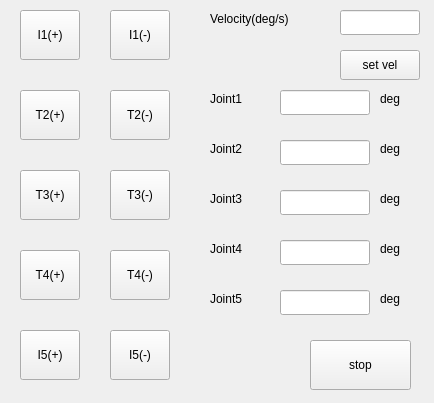
<?xml version="1.0" encoding="UTF-8"?>
<ui version="4.0">
 <class>Climbot5d_joint_control</class>
 <widget class="QWidget" name="Climbot5d_joint_control">
  <property name="geometry">
   <rect>
    <x>0</x>
    <y>0</y>
    <width>434</width>
    <height>403</height>
   </rect>
  </property>
  <property name="windowTitle">
   <string>climbot5d joint control</string>
  </property>
  <widget class="QPushButton" name="pushButton_5">
   <property name="geometry">
    <rect>
     <x>20</x>
     <y>250</y>
     <width>60</width>
     <height>50</height>
    </rect>
   </property>
   <property name="text">
    <string>T4(+)</string>
   </property>
   <property name="checkable">
    <bool>true</bool>
   </property>
  </widget>
  <widget class="QPushButton" name="pushButton_1">
   <property name="geometry">
    <rect>
     <x>20</x>
     <y>10</y>
     <width>60</width>
     <height>50</height>
    </rect>
   </property>
   <property name="text">
    <string>I1(+)</string>
   </property>
   <property name="checkable">
    <bool>true</bool>
   </property>
  </widget>
  <widget class="QPushButton" name="pushButton_4">
   <property name="geometry">
    <rect>
     <x>20</x>
     <y>170</y>
     <width>60</width>
     <height>50</height>
    </rect>
   </property>
   <property name="text">
    <string>T3(+)</string>
   </property>
   <property name="checkable">
    <bool>true</bool>
   </property>
  </widget>
  <widget class="QPushButton" name="pushButton_8">
   <property name="geometry">
    <rect>
     <x>110</x>
     <y>170</y>
     <width>60</width>
     <height>50</height>
    </rect>
   </property>
   <property name="text">
    <string>T3(-)</string>
   </property>
   <property name="checkable">
    <bool>true</bool>
   </property>
  </widget>
  <widget class="QPushButton" name="pushButton_2">
   <property name="geometry">
    <rect>
     <x>110</x>
     <y>10</y>
     <width>60</width>
     <height>50</height>
    </rect>
   </property>
   <property name="text">
    <string>I1(-)</string>
   </property>
   <property name="checkable">
    <bool>true</bool>
   </property>
  </widget>
  <widget class="QPushButton" name="pushButton_10">
   <property name="geometry">
    <rect>
     <x>110</x>
     <y>330</y>
     <width>60</width>
     <height>50</height>
    </rect>
   </property>
   <property name="text">
    <string>I5(-)</string>
   </property>
   <property name="checkable">
    <bool>true</bool>
   </property>
  </widget>
  <widget class="QPushButton" name="pushButton_7">
   <property name="geometry">
    <rect>
     <x>110</x>
     <y>90</y>
     <width>60</width>
     <height>50</height>
    </rect>
   </property>
   <property name="text">
    <string>T2(-)</string>
   </property>
   <property name="checkable">
    <bool>true</bool>
   </property>
  </widget>
  <widget class="QPushButton" name="pushButton_6">
   <property name="geometry">
    <rect>
     <x>20</x>
     <y>330</y>
     <width>60</width>
     <height>50</height>
    </rect>
   </property>
   <property name="text">
    <string>I5(+)</string>
   </property>
   <property name="checkable">
    <bool>true</bool>
   </property>
  </widget>
  <widget class="QPushButton" name="pushButton_3">
   <property name="geometry">
    <rect>
     <x>20</x>
     <y>90</y>
     <width>60</width>
     <height>50</height>
    </rect>
   </property>
   <property name="text">
    <string>T2(+)</string>
   </property>
   <property name="checkable">
    <bool>true</bool>
   </property>
  </widget>
  <widget class="QPushButton" name="pushButton_9">
   <property name="geometry">
    <rect>
     <x>110</x>
     <y>250</y>
     <width>60</width>
     <height>50</height>
    </rect>
   </property>
   <property name="text">
    <string>T4(-)</string>
   </property>
   <property name="checkable">
    <bool>true</bool>
   </property>
  </widget>
  <widget class="QLabel" name="label">
   <property name="geometry">
    <rect>
     <x>210</x>
     <y>90</y>
     <width>67</width>
     <height>17</height>
    </rect>
   </property>
   <property name="text">
    <string>Joint1</string>
   </property>
  </widget>
  <widget class="QLabel" name="label_2">
   <property name="geometry">
    <rect>
     <x>210</x>
     <y>190</y>
     <width>67</width>
     <height>17</height>
    </rect>
   </property>
   <property name="text">
    <string>Joint3</string>
   </property>
  </widget>
  <widget class="QLabel" name="label_3">
   <property name="geometry">
    <rect>
     <x>210</x>
     <y>140</y>
     <width>67</width>
     <height>17</height>
    </rect>
   </property>
   <property name="text">
    <string>Joint2</string>
   </property>
  </widget>
  <widget class="QLabel" name="label_4">
   <property name="geometry">
    <rect>
     <x>210</x>
     <y>240</y>
     <width>67</width>
     <height>17</height>
    </rect>
   </property>
   <property name="text">
    <string>Joint4</string>
   </property>
  </widget>
  <widget class="QLabel" name="label_5">
   <property name="geometry">
    <rect>
     <x>210</x>
     <y>290</y>
     <width>67</width>
     <height>17</height>
    </rect>
   </property>
   <property name="text">
    <string>Joint5</string>
   </property>
  </widget>
  <widget class="QLineEdit" name="lineEdit_2">
   <property name="geometry">
    <rect>
     <x>280</x>
     <y>90</y>
     <width>90</width>
     <height>25</height>
    </rect>
   </property>
   <property name="dragEnabled">
    <bool>true</bool>
   </property>
   <property name="readOnly">
    <bool>true</bool>
   </property>
  </widget>
  <widget class="QLineEdit" name="lineEdit_3">
   <property name="geometry">
    <rect>
     <x>280</x>
     <y>140</y>
     <width>90</width>
     <height>25</height>
    </rect>
   </property>
   <property name="dragEnabled">
    <bool>true</bool>
   </property>
   <property name="readOnly">
    <bool>true</bool>
   </property>
  </widget>
  <widget class="QLineEdit" name="lineEdit_4">
   <property name="geometry">
    <rect>
     <x>280</x>
     <y>240</y>
     <width>90</width>
     <height>25</height>
    </rect>
   </property>
   <property name="dragEnabled">
    <bool>true</bool>
   </property>
   <property name="readOnly">
    <bool>true</bool>
   </property>
  </widget>
  <widget class="QLineEdit" name="lineEdit_5">
   <property name="geometry">
    <rect>
     <x>280</x>
     <y>190</y>
     <width>90</width>
     <height>25</height>
    </rect>
   </property>
   <property name="dragEnabled">
    <bool>true</bool>
   </property>
   <property name="readOnly">
    <bool>true</bool>
   </property>
  </widget>
  <widget class="QLineEdit" name="lineEdit_6">
   <property name="geometry">
    <rect>
     <x>280</x>
     <y>290</y>
     <width>90</width>
     <height>25</height>
    </rect>
   </property>
   <property name="dragEnabled">
    <bool>true</bool>
   </property>
   <property name="readOnly">
    <bool>true</bool>
   </property>
  </widget>
  <widget class="QLabel" name="label_8">
   <property name="geometry">
    <rect>
     <x>380</x>
     <y>290</y>
     <width>30</width>
     <height>17</height>
    </rect>
   </property>
   <property name="text">
    <string>deg</string>
   </property>
  </widget>
  <widget class="QLabel" name="label_12">
   <property name="geometry">
    <rect>
     <x>380</x>
     <y>90</y>
     <width>30</width>
     <height>17</height>
    </rect>
   </property>
   <property name="text">
    <string>deg</string>
   </property>
  </widget>
  <widget class="QLabel" name="label_13">
   <property name="geometry">
    <rect>
     <x>380</x>
     <y>140</y>
     <width>30</width>
     <height>17</height>
    </rect>
   </property>
   <property name="text">
    <string>deg</string>
   </property>
  </widget>
  <widget class="QLabel" name="label_14">
   <property name="geometry">
    <rect>
     <x>380</x>
     <y>190</y>
     <width>30</width>
     <height>17</height>
    </rect>
   </property>
   <property name="text">
    <string>deg</string>
   </property>
  </widget>
  <widget class="QLabel" name="label_15">
   <property name="geometry">
    <rect>
     <x>380</x>
     <y>240</y>
     <width>30</width>
     <height>17</height>
    </rect>
   </property>
   <property name="text">
    <string>deg</string>
   </property>
  </widget>
  <widget class="QLineEdit" name="lineEdit">
   <property name="geometry">
    <rect>
     <x>340</x>
     <y>10</y>
     <width>80</width>
     <height>25</height>
    </rect>
   </property>
  </widget>
  <widget class="QPushButton" name="pushButton_11">
   <property name="geometry">
    <rect>
     <x>340</x>
     <y>50</y>
     <width>80</width>
     <height>30</height>
    </rect>
   </property>
   <property name="text">
    <string>set vel</string>
   </property>
   <property name="checkable">
    <bool>true</bool>
   </property>
  </widget>
  <widget class="QLabel" name="label_6">
   <property name="geometry">
    <rect>
     <x>210</x>
     <y>10</y>
     <width>121</width>
     <height>17</height>
    </rect>
   </property>
   <property name="text">
    <string>Velocity(deg/s)</string>
   </property>
  </widget>
  <widget class="QPushButton" name="pushButton_12">
   <property name="geometry">
    <rect>
     <x>310</x>
     <y>340</y>
     <width>101</width>
     <height>50</height>
    </rect>
   </property>
   <property name="text">
    <string>stop</string>
   </property>
   <property name="checkable">
    <bool>true</bool>
   </property>
  </widget>
 </widget>
 <resources/>
 <connections>
  <connection>
   <sender>pushButton_1</sender>
   <signal>clicked(bool)</signal>
   <receiver>Climbot5d_joint_control</receiver>
   <slot>I1_add_position()</slot>
   <hints>
    <hint type="sourcelabel">
     <x>49</x>
     <y>39</y>
    </hint>
    <hint type="destinationlabel">
     <x>46</x>
     <y>73</y>
    </hint>
   </hints>
  </connection>
  <connection>
   <sender>pushButton_2</sender>
   <signal>clicked(bool)</signal>
   <receiver>Climbot5d_joint_control</receiver>
   <slot>I1_sub_position()</slot>
   <hints>
    <hint type="sourcelabel">
     <x>139</x>
     <y>45</y>
    </hint>
    <hint type="destinationlabel">
     <x>46</x>
     <y>24</y>
    </hint>
   </hints>
  </connection>
  <connection>
   <sender>pushButton_3</sender>
   <signal>clicked(bool)</signal>
   <receiver>Climbot5d_joint_control</receiver>
   <slot>T2_add_position()</slot>
   <hints>
    <hint type="sourcelabel">
     <x>65</x>
     <y>133</y>
    </hint>
    <hint type="destinationlabel">
     <x>36</x>
     <y>151</y>
    </hint>
   </hints>
  </connection>
  <connection>
   <sender>pushButton_7</sender>
   <signal>clicked(bool)</signal>
   <receiver>Climbot5d_joint_control</receiver>
   <slot>T2_sub_position()</slot>
   <hints>
    <hint type="sourcelabel">
     <x>142</x>
     <y>127</y>
    </hint>
    <hint type="destinationlabel">
     <x>50</x>
     <y>191</y>
    </hint>
   </hints>
  </connection>
  <connection>
   <sender>pushButton_4</sender>
   <signal>clicked(bool)</signal>
   <receiver>Climbot5d_joint_control</receiver>
   <slot>T3_add_position()</slot>
   <hints>
    <hint type="sourcelabel">
     <x>73</x>
     <y>213</y>
    </hint>
    <hint type="destinationlabel">
     <x>43</x>
     <y>260</y>
    </hint>
   </hints>
  </connection>
  <connection>
   <sender>pushButton_8</sender>
   <signal>clicked(bool)</signal>
   <receiver>Climbot5d_joint_control</receiver>
   <slot>T3_sub_position()</slot>
   <hints>
    <hint type="sourcelabel">
     <x>169</x>
     <y>199</y>
    </hint>
    <hint type="destinationlabel">
     <x>80</x>
     <y>222</y>
    </hint>
   </hints>
  </connection>
  <connection>
   <sender>pushButton_5</sender>
   <signal>clicked(bool)</signal>
   <receiver>Climbot5d_joint_control</receiver>
   <slot>T4_add_position()</slot>
   <hints>
    <hint type="sourcelabel">
     <x>70</x>
     <y>283</y>
    </hint>
    <hint type="destinationlabel">
     <x>52</x>
     <y>321</y>
    </hint>
   </hints>
  </connection>
  <connection>
   <sender>pushButton_9</sender>
   <signal>clicked(bool)</signal>
   <receiver>Climbot5d_joint_control</receiver>
   <slot>T4_sub_position()</slot>
   <hints>
    <hint type="sourcelabel">
     <x>169</x>
     <y>299</y>
    </hint>
    <hint type="destinationlabel">
     <x>32</x>
     <y>380</y>
    </hint>
   </hints>
  </connection>
  <connection>
   <sender>pushButton_6</sender>
   <signal>clicked(bool)</signal>
   <receiver>Climbot5d_joint_control</receiver>
   <slot>I5_add_position()</slot>
   <hints>
    <hint type="sourcelabel">
     <x>79</x>
     <y>379</y>
    </hint>
    <hint type="destinationlabel">
     <x>67</x>
     <y>400</y>
    </hint>
   </hints>
  </connection>
  <connection>
   <sender>pushButton_10</sender>
   <signal>clicked(bool)</signal>
   <receiver>Climbot5d_joint_control</receiver>
   <slot>I5_sub_position()</slot>
   <hints>
    <hint type="sourcelabel">
     <x>165</x>
     <y>375</y>
    </hint>
    <hint type="destinationlabel">
     <x>191</x>
     <y>400</y>
    </hint>
   </hints>
  </connection>
  <connection>
   <sender>pushButton_12</sender>
   <signal>clicked()</signal>
   <receiver>Climbot5d_joint_control</receiver>
   <slot>stop()</slot>
   <hints>
    <hint type="sourcelabel">
     <x>340</x>
     <y>366</y>
    </hint>
    <hint type="destinationlabel">
     <x>277</x>
     <y>345</y>
    </hint>
   </hints>
  </connection>
  <connection>
   <sender>pushButton_11</sender>
   <signal>clicked()</signal>
   <receiver>Climbot5d_joint_control</receiver>
   <slot>change_velocity()</slot>
   <hints>
    <hint type="sourcelabel">
     <x>369</x>
     <y>62</y>
    </hint>
    <hint type="destinationlabel">
     <x>301</x>
     <y>62</y>
    </hint>
   </hints>
  </connection>
 </connections>
 <slots>
  <slot>I1_add_position()</slot>
  <slot>I1_sub_position()</slot>
  <slot>T2_add_position()</slot>
  <slot>T2_sub_position()</slot>
  <slot>T3_add_position()</slot>
  <slot>T3_sub_position()</slot>
  <slot>T4_add_position()</slot>
  <slot>T4_sub_position()</slot>
  <slot>I5_add_position()</slot>
  <slot>I5_sub_position()</slot>
  <slot>G0_open()</slot>
  <slot>G0_close()</slot>
  <slot>G6_open()</slot>
  <slot>G6_close()</slot>
  <slot>change_velocity()</slot>
  <slot>set_zero()</slot>
  <slot>return_zero()</slot>
  <slot>stop()</slot>
 </slots>
</ui>
